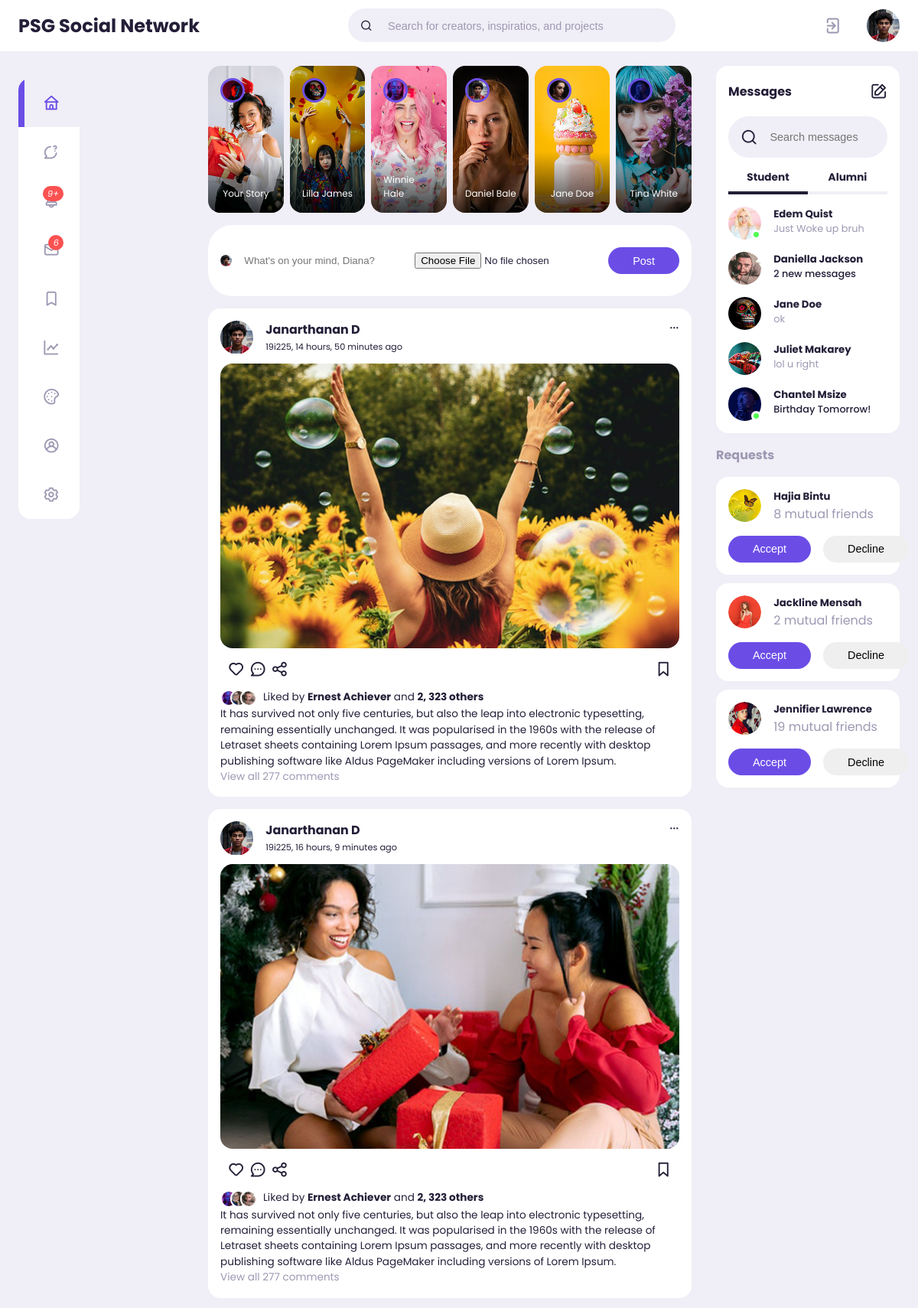
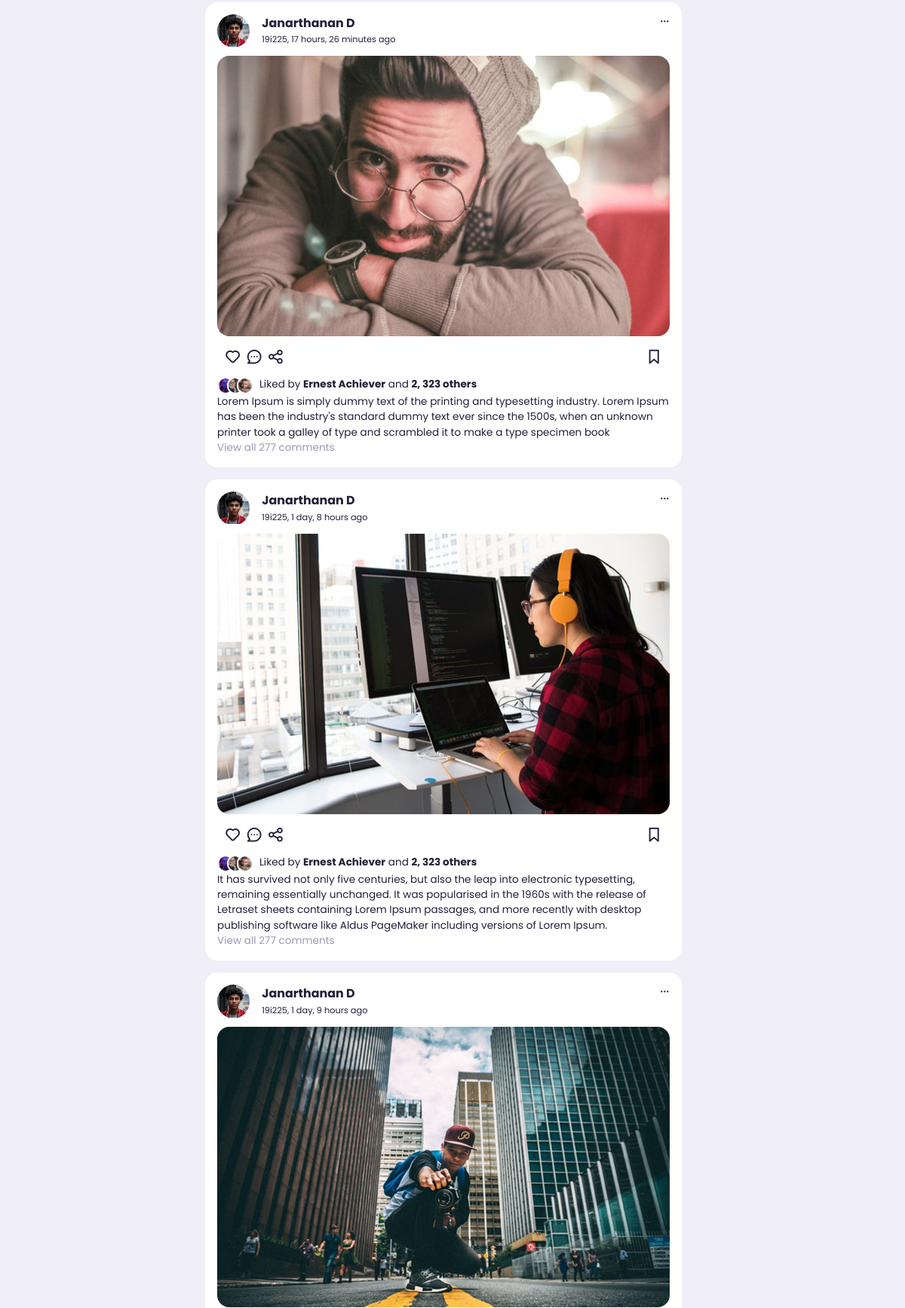
Screenshot of /feeds/ (signed in, upper part) with the database file from the repository (2 pictures, top to bottom).
### user/models.py (models this page shows)
class User(AbstractUser):
    GENDER_CHOICES= [
    ('male', 'Male'),
    ('female', 'Female'),
    ('other', 'Other'),
    ]
    username = models.CharField(max_length=200, unique=True)
    profile_pic = models.ImageField(upload_to="profile-pics", blank=True, null=True, default='profile-pics/default-img.png')
    profile_cover = models.ImageField(upload_to="profile-cover", blank=True, null=True, default='profile-cover/default-profile-cover.jpg')
    type = models.CharField(max_length=200, blank=True)
    email = models.EmailField(unique=True)
    gender = models.CharField(max_length=6, choices=GENDER_CHOICES, default='male', null=True)
    dob = models.DateField(null=True)
    USERNAME_FIELD = 'email'
    REQUIRED_FIELDS = []

### feeds/models.py (models this page shows)
class Feed(models.Model):
    author= models.ForeignKey(User, on_delete=models.CASCADE)
    caption = models.TextField()
    image = models.ImageField(upload_to='posts', blank=True, null=True)
    pub_date = models.DateTimeField(auto_now_add=True)
    likes = models.IntegerField(default=0)
    comments = models.IntegerField(default=0)
    shares = models.IntegerField(default=0)

### feeds/views.py (the view, shortened to what this page needs)
# urls.py: path('', views.feed_list, name="index"),
def feed_list(request):
    form = FeedForm()
    feeds = Feed.objects.all().order_by('-pub_date')
    context=  {'form': form, 'feeds': feeds}
    return render(request, 'feeds/feed_list.html', context)

### feeds/forms.py (shortened to what this page needs)
class FeedForm(forms.ModelForm):
    def __init__(self, *args, **kwargs):
        super().__init__(*args, **kwargs)
        self.fields['image'].widget.attrs.update({'id': 'post-img'})
    class Meta:
        model = Feed
        fields = ( 'caption', 'image',)
        widgets = {
            'caption': forms.TextInput(attrs={'id':'post-caption', 'placeholder':'What\'s on your mind, Diana?'}),
        }

### feeds/templates/feeds/feed_list.html (shortened to what this page needs)
{% extends 'base.html' %}
{% load static %}
{% block content %}
{% include 'top-nav.html' %}
<main class="feeds">
    <div class="container">
        {% include 'side-nav.html'%}
        <section class="middle">
            <div class="stories">
                <div class="story">
                    <div class="profile-picture">
                        <img src="{% static 'images/feeds/profile-8.jpg'%}" alt="Profile Image">
                    </div>
                    <p class="name">Your Story</p>
                </div>
                <div class="story">
                    <div class="profile-picture">
                        <img src="{% static 'images/feeds/profile-9.jpg' %}" alt="Profile Image">
                    </div>
                    <p class="name">Lilla James</p>
                </div>
                <div class="story">
                    <div class="profile-picture">
                        <img src="{% static 'images/feeds/profile-10.jpg' %}" alt="Profile Image">
                    </div>
                    <p class="name">Winnie Hale</p>
                </div>
                <div class="story">
                    <div class="profile-picture">
                        <img src="{% static 'images/feeds/profile-11.jpg'  %}" alt="Profile Image">
                    </div>
                    <p class="name">Daniel Bale</p>
                </div>
                <div class="story">
                    <div class="profile-picture">
                        <img src="{% static 'images/feeds/profile-12.jpg'  %}" alt="Profile Image">
                    </div>
                    <p class="name">Jane Doe</p>
                </div>
                <div class="story">
                    <div class="profile-picture">
                        <img src="{% static 'images/feeds/profile-7.jpg' %}" alt="Profile Image">
                    </div>
                    <p class="name">Tina White</p>
                </div>
            </div>
            <form class="create-post" method="POST" enctype="multipart/form-data">
                <div class="profile-picture">
                    <img src="{{user.profile_pic.url}}" alt="Profile Image">
                </div>
                {{form.caption}}
                {{form.image}}
                <input type="submit" value="Post" class="btn btn-primary">
            </form>
            <div class="feeds">
                {% for feed in feeds %}
                <div class="feed">
                    <div class="head">
                        <div class="user">
                            <div class="profile-picture">
                                <img src="{{feed.author.profile_pic.url}}" alt="Profile Image">
                            </div>
                            <div class="ingo">
                                <h3>{{feed.author.first_name}} {{feed.author.last_name}}</h3>
                                <small>{{feed.author.username}}, {{ feed.pub_date|timesince }} ago</small>
                            </div>
                        </div>
                        <span class="edit">
                            <i class="uil uil-ellipsis-h"></i>
                        </span>
                    </div>
                    <div class="photo">
                        <img src="{{ feed.image.url }}" alt="Post">
                    </div>
                    <div class="action-buttons">
                        <div class="interaction-button">
                            <span><i class="uil uil-heart"></i></span>
                            <span><i class="uil uil-comment-dots"></i></span>
                            <span><i class="uil uil-share-alt"></i></span>
                        </div>
                        <div class="bookmark">
                            <span><i class="uil uil-bookmark-full"></i></span>
                        </div>
                    </div>
                    <div class="liked-by">
                        <span><img src="{% static 'images/feeds/profile-10.jpg' %}"></span>
                        <span><img src="{% static 'images/feeds/profile-4.jpg' %}"></span>
                        <span><img src="{% static 'images/feeds/profile-15.jpg' %}"></span>
                        <p>Liked by <b>Ernest Achiever</b> and <b>2, 323 others</b></p>
                    </div>
                    <div class="caption">
                        <p>{{feed.caption}}</p>
                    </div>
                    <div class="comments text-muted">View all 277 comments</div>
                </div>
                {% endfor %}
        </section>
        <section class="right">
            <div class="messages">
                <div class="heading">
                    <h4>Messages</h4><i class="uil uil-edit"></i>
                </div>
                <div class="search-bar">
                    <i class="uil uil-search"></i>
                    <input type="search" placeholder="Search messages" id="message-search">
                </div>
                <div class="category">
                    <h6 class="active">Student</h6>
                    <h6 class="message-requests">Alumni</h6>
                </div>
                <div class="message">
                    <div class="profile-picture">
                        <img src="{% static 'images/feeds/profile-17.jpg' %}">
                        <div class="active"></div>
                    </div>
                    <div class="message-body">
                        <h5>Edem Quist</h5>
                        <p class="text-muted">Just Woke up bruh</p>
                    </div>
                </div>
                <div class="message">
                    <div class="profile-picture">
                        <img src="{% static 'images/feeds/profile-15.jpg' %}">
                    </div>
                    <div class="message-body">
                        <h5>Daniella Jackson</h5>
                        <p class="text-bold">2 new messages</p>
                    </div>
                </div>
                <div class="message">
                    <div class="profile-picture">
                        <img src="{% static 'images/feeds/profile-9.jpg' %}">
                    </div>
                    <div class="message-body">
                        <h5>Jane Doe</h5>
                        <p class="text-muted">ok</p>
                    </div>
                </div>
                <div class="message">
                    <div class="profile-picture">
                        <img src="{% static 'images/feeds/profile-19.jpg' %}">
                    </div>
                    <div class="message-body">
                        <h5>Juliet Makarey</h5>
                        <p class="text-muted">lol u right</p>
                    </div>
                </div>
                <div class="message">
                    <div class="profile-picture">
                        <img src="{% static 'images/feeds/profile-7.jpg' %}">
                        <div class="active"></div>
                    </div>
                    <div class="message-body">
                        <h5>Chantel Msize</h5>
                        <p class="text-bold">Birthday Tomorrow!</p>
                    </div>
                </div>
            </div>
            <div class="friend-requests">
                <h4>Requests</h4>
                <div class="request">
                    <div class="info">
                        <div class="profile-picture">
                            <img src="{% static 'images/feeds/profile-14.jpg' %}">
                        </div>
                        <div>
                            <h5>Hajia Bintu</h5>
                            <p class="text-muted">
                                8 mutual friends
                            </p>
                        </div>
                    </div>
                    <div class="action">
                        <button class="btn btn-primary">
                            Accept
                        </button>
                        <button class="btn">
                            Decline
                        </button>
                    </div>
                </div>
                <div class="request">
                    <div class="info">
                        <div class="profile-picture">
                            <img src="{% static 'images/feeds/profile-5.jpg' %}">
                        </div>
                        <div>
                            <h5>Jackline Mensah</h5>
                            <p class="text-muted">
                                2 mutual friends
                            </p>
                        </div>
                    </div>
                    <div class="action">
                        <button class="btn btn-primary">
                            Accept
                        </button>
                        <button class="btn">
                            Decline
                        </button>
                    </div>
                </div>
                <div class="request">
                    <div class="info">
                        <div class="profile-picture">
                            <img src="{% static 'images/feeds/profile-16.jpg' %}">
                        </div>
                        <div>
                            <h5>Jennifier Lawrence</h5>
                            <p class="text-muted">
                                19 mutual friends
                            </p>
                        </div>
                    </div>
                    <div class="action">
                        <button class="btn btn-primary">
                            Accept
                        </button>
                        <button class="btn">
                            Decline
                        </button>
                    </div>
                </div>
            </div>
        </section>
    </div>
</main>
{% endblock content %}

### templates/top-nav.html
{% load static %}
<nav>
    <div class="container">
        <h2 class="log">
            PSG Social Network
        </h2>
        <div class="search-bar">
            <i class="uil uil-search"></i>
            <input type="search" placeholder="Search for creators, inspiratios, and projects">
        </div>
        <div class="create">
            <a href="{% url 'user:logout'%}"><i class="uil uil-signout icon-font-size"></i></a>
            <div class="profile-picture">
                <img src="{{user.profile_pic.url}}" alt="Profile imgage">
            </div>
        </div>
    </div>
</nav>

### rows the page displays
User: profile_pic (picture)
Feed: author.profile_pic (picture), author.first_name "Janarthanan", author.last_name "D", author.username "19i225", pub_date "14 hours, 50 minutes", image (picture), caption "It has survived not only five centuries, but also the leap into electronic typesetting, remaining essentially unchanged. It was popularised in the 1960s with the release of Letraset sheets containing Lorem Ipsum passages, and more recently with desktop publishing software like Aldus PageMaker including versions of Lorem Ipsum."
Feed: author.profile_pic (picture), author.first_name "Janarthanan", author.last_name "D", author.username "19i225", pub_date "16 hours, 9 minutes", image (picture), caption "It has survived not only five centuries, but also the leap into electronic typesetting, remaining essentially unchanged. It was popularised in the 1960s with the release of Letraset sheets containing Lorem Ipsum passages, and more recently with desktop publishing software like Aldus PageMaker including versions of Lorem Ipsum."
Feed: author.profile_pic (picture), author.first_name "Janarthanan", author.last_name "D", author.username "19i225", pub_date "17 hours, 26 minutes", image (picture), caption "Lorem Ipsum is simply dummy text of the printing and typesetting industry. Lorem Ipsum has been the industry's standard dummy text ever since the 1500s, when an unknown printer took a galley of type and scrambled it to make a type specimen book"
Feed: author.profile_pic (picture), author.first_name "Janarthanan", author.last_name "D", author.username "19i225", pub_date "1 day, 8 hours", image (picture), caption "It has survived not only five centuries, but also the leap into electronic typesetting, remaining essentially unchanged. It was popularised in the 1960s with the release of Letraset sheets containing Lorem Ipsum passages, and more recently with desktop publishing software like Aldus PageMaker including versions of Lorem Ipsum."
Feed: author.profile_pic (picture), author.first_name "Janarthanan", author.last_name "D", author.username "19i225", pub_date "1 day, 9 hours", image (picture)
